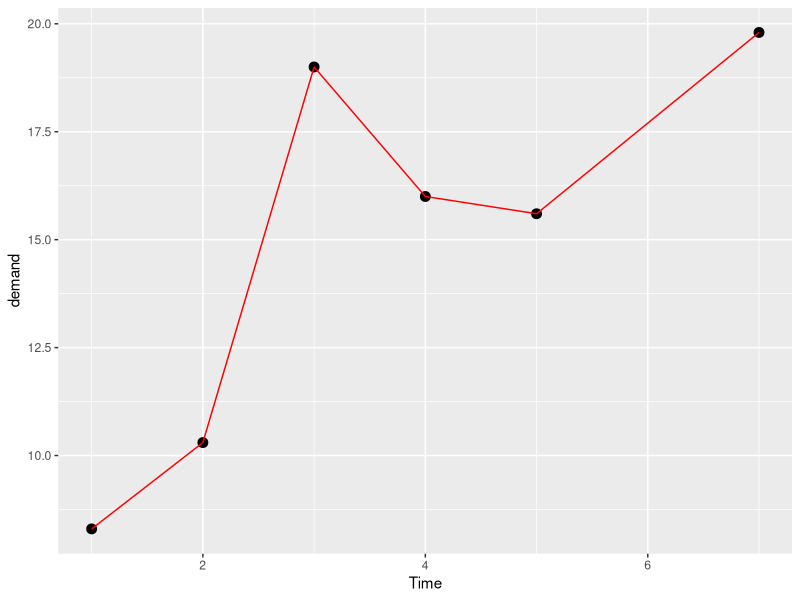
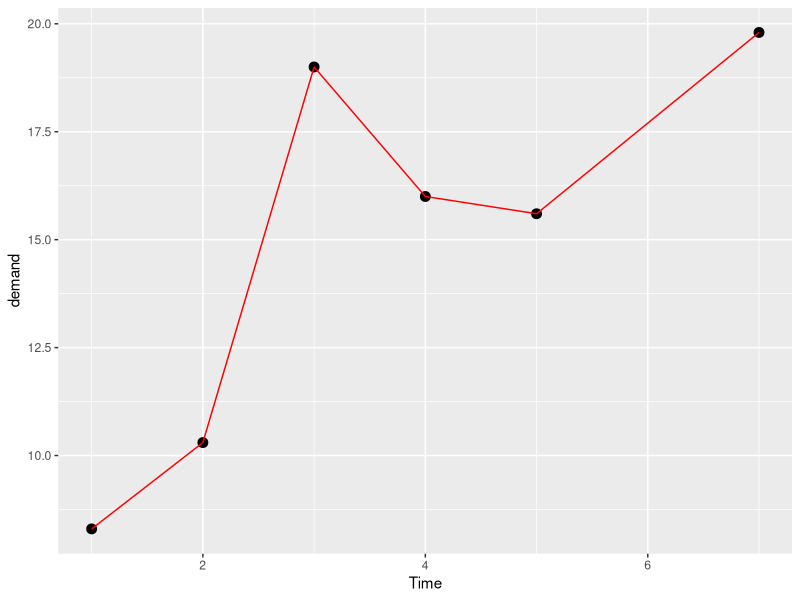

These charts were generated, in order, by the following R code:
### Data visualization----


# We will be discussing----

# data
# mapping (aesthetics)
# geometric representation
# statistics
# facet
# coordinate space
# labels
# theme


## installing packages----
suppressMessages(library(tidyverse))

BOD #using built in BOD data

ggplot(data = BOD,
       mapping = aes(x = Time, 
                     y = demand)) +
  geom_point(size=3) +
  geom_line(colour="red")

# same graph as above, without writing down the parameters
ggplot(BOD, aes(Time, demand)) +
  geom_point(size = 3) +
  geom_line(colour = "red")


